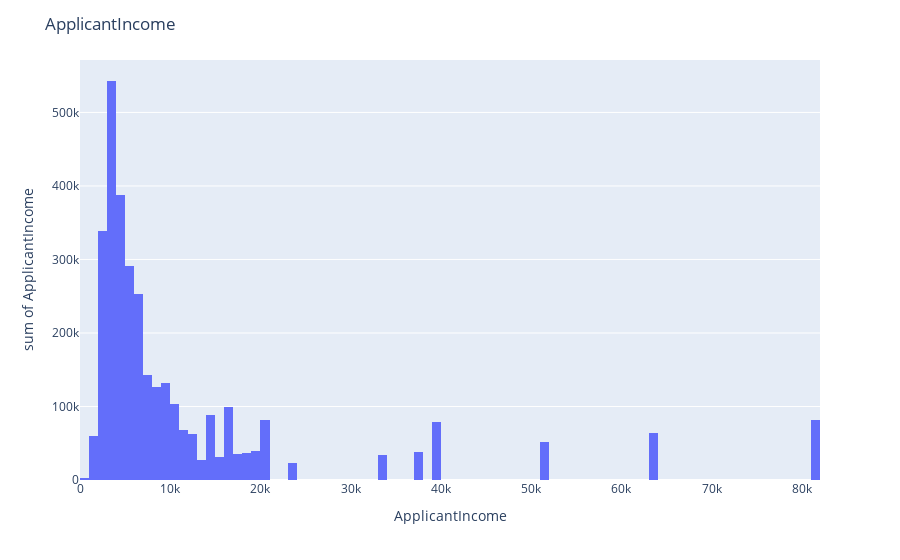
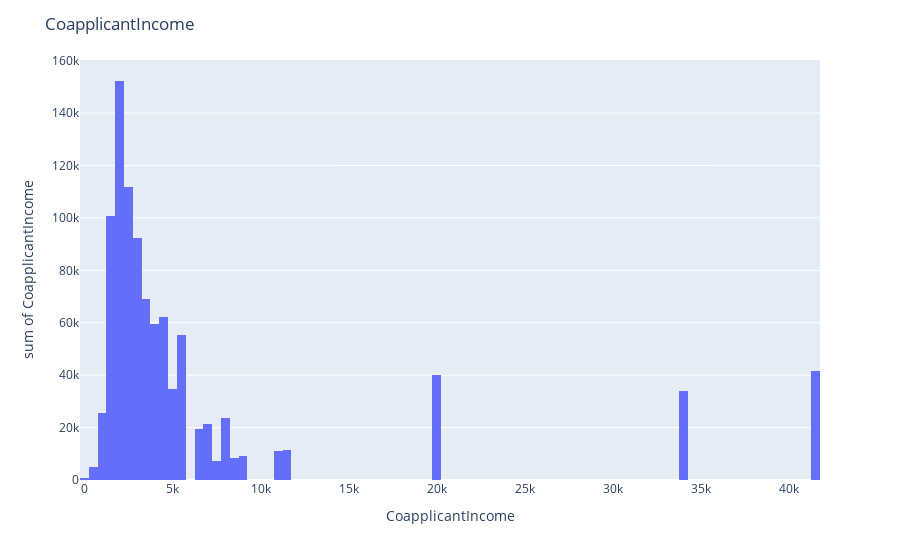
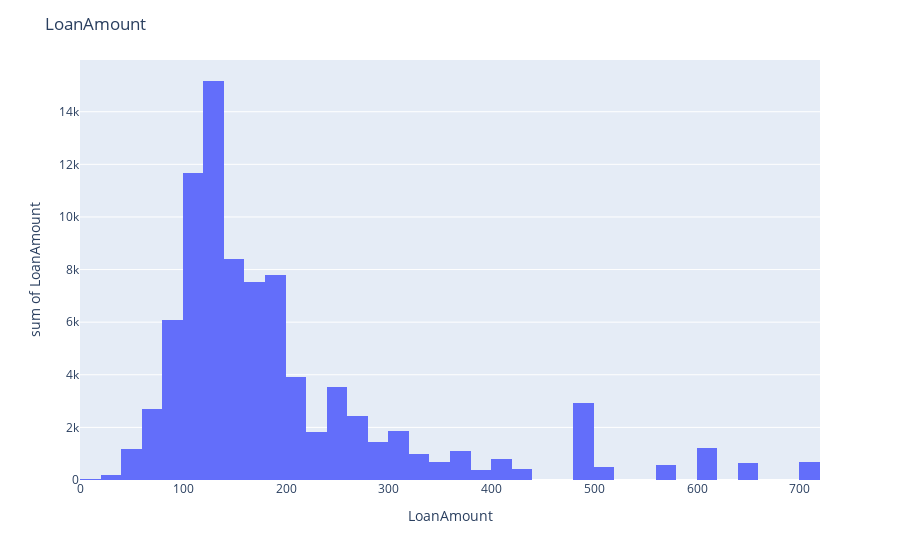

Write notebook code for charts like these, in order.
### Code cell
fig = px.histogram(data["ApplicantIncome"],x ="ApplicantIncome" ,y = "ApplicantIncome" )
fig.update_layout(title="ApplicantIncome")
fig.show()

fig = px.histogram(data["CoapplicantIncome"],x ="CoapplicantIncome" ,y = "CoapplicantIncome" )
fig.update_layout(title="CoapplicantIncome")
fig.show()

fig = px.histogram(data["LoanAmount"],x ="LoanAmount" ,y = "LoanAmount" )
fig.update_layout(title="LoanAmount")
fig.show()

### Figure 1 — Plotly figure (JSON) as saved in the notebook; plotly's stock layout.template omitted (floating-point values rounded to 4 significant figures; data arrays with more than 128 entries replaced by an {"elided": "..."} marker saying what was removed)
{"data": [{"alignmentgroup": "True", "bingroup": "x", "histfunc": "sum", "hovertemplate": "ApplicantIncome=%{x}<br>sum of ApplicantIncome=%{y}<extra></extra>", "legendgroup": "", "marker": {"color": "#636efa", "pattern": {"shape": ""}}, "name": "", "offsetgroup": "", "orientation": "v", "showlegend": false, "type": "histogram", "x": {"elided": "614 int values"}, "xaxis": "x", "y": {"elided": "614 int values"}, "yaxis": "y"}], "layout": {"barmode": "relative", "legend": {"tracegroupgap": 0}, "margin": {"t": 60}, "title": {"text": "ApplicantIncome"}, "xaxis": {"anchor": "y", "domain": [0, 1], "title": {"text": "ApplicantIncome"}}, "yaxis": {"anchor": "x", "domain": [0, 1], "title": {"text": "sum of ApplicantIncome"}}}}

### Figure 2 — Plotly figure (JSON) as saved in the notebook; plotly's stock layout.template omitted (floating-point values rounded to 4 significant figures; data arrays with more than 128 entries replaced by an {"elided": "..."} marker saying what was removed)
{"data": [{"alignmentgroup": "True", "bingroup": "x", "histfunc": "sum", "hovertemplate": "CoapplicantIncome=%{x}<br>sum of CoapplicantIncome=%{y}<extra></extra>", "legendgroup": "", "marker": {"color": "#636efa", "pattern": {"shape": ""}}, "name": "", "offsetgroup": "", "orientation": "v", "showlegend": false, "type": "histogram", "x": {"elided": "614 float values"}, "xaxis": "x", "y": {"elided": "614 float values"}, "yaxis": "y"}], "layout": {"barmode": "relative", "legend": {"tracegroupgap": 0}, "margin": {"t": 60}, "title": {"text": "CoapplicantIncome"}, "xaxis": {"anchor": "y", "domain": [0, 1], "title": {"text": "CoapplicantIncome"}}, "yaxis": {"anchor": "x", "domain": [0, 1], "title": {"text": "sum of CoapplicantIncome"}}}}

### Figure 3 — Plotly figure (JSON) as saved in the notebook; plotly's stock layout.template omitted (floating-point values rounded to 4 significant figures; data arrays with more than 128 entries replaced by an {"elided": "..."} marker saying what was removed)
{"data": [{"alignmentgroup": "True", "bingroup": "x", "histfunc": "sum", "hovertemplate": "LoanAmount=%{x}<br>sum of LoanAmount=%{y}<extra></extra>", "legendgroup": "", "marker": {"color": "#636efa", "pattern": {"shape": ""}}, "name": "", "offsetgroup": "", "orientation": "v", "showlegend": false, "type": "histogram", "x": {"elided": "614 int values"}, "xaxis": "x", "y": {"elided": "614 int values"}, "yaxis": "y"}], "layout": {"barmode": "relative", "legend": {"tracegroupgap": 0}, "margin": {"t": 60}, "title": {"text": "LoanAmount"}, "xaxis": {"anchor": "y", "domain": [0, 1], "title": {"text": "LoanAmount"}}, "yaxis": {"anchor": "x", "domain": [0, 1], "title": {"text": "sum of LoanAmount"}}}}
